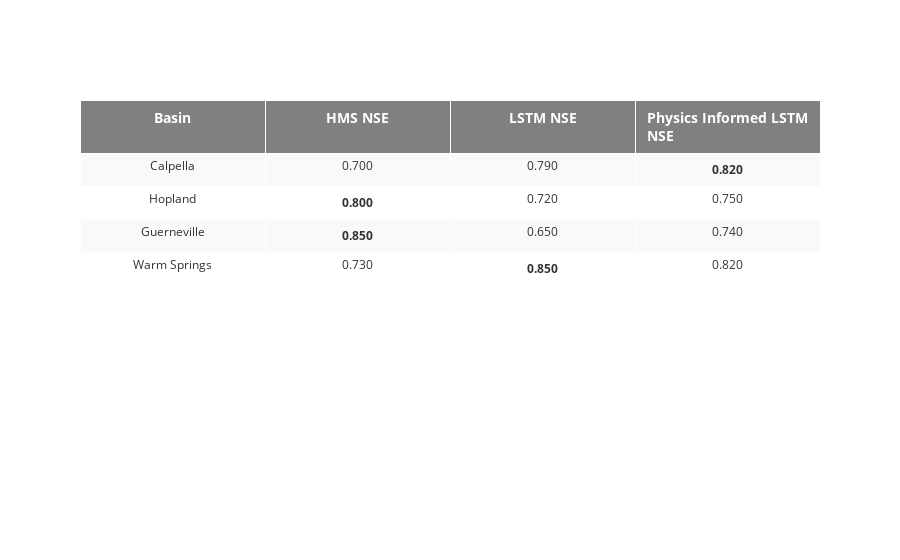

Notebook code for this chart:
### Markdown cell above
Once all the runs have been done get the NSE outputted by results and update nse_values with real values:

### Code cell
# Example usage: input the actual NSE Values
basins = ["Calpella", "Hopland", "Guerneville", "Warm Springs"]
models = ["HMS NSE", "LSTM NSE", "Physics Informed LSTM NSE"]
nse_values = [
    [0.70, 0.79, 0.82], #calpella --> updated with real numbers from calpella model notebook (includes all physics columns)
    [0.80, 0.72, 0.75], #hopland --> updated with real numbers from hopland model notebook (includes all physics columns)
    [0.85, 0.65, 0.74], #guerneville--> updated with real numbers from guerneville model notebook (includes full physics)
    [0.73, 0.85, 0.82], #warm springs --> updated with real numbers from warm_springs model notebook (includes all physics columns)
]

fig = create_nse_table(basins, models, nse_values)
fig.show()

### Figure 1 — Plotly figure (JSON) as saved in the notebook; plotly's stock layout.template omitted (floating-point values rounded to 4 significant figures)
{"data": [{"cells": {"align": "center", "fill": {"color": [["#F9F9F9", "#FFFFFF", "#F9F9F9", "#FFFFFF"], ["#F9F9F9", "#FFFFFF", "#F9F9F9", "#FFFFFF"], ["#F9F9F9", "#FFFFFF", "#F9F9F9", "#FFFFFF"], ["#F9F9F9", "#FFFFFF", "#F9F9F9", "#FFFFFF"]]}, "font": {"color": "#333333", "size": 12}, "values": [["Calpella", "Hopland", "Guerneville", "Warm Springs"], ["0.700", "<b>0.800</b>", "<b>0.850</b>", "0.730"], ["0.790", "0.720", "0.650", "<b>0.850</b>"], ["<b>0.820</b>", "0.750", "0.740", "0.820"]]}, "header": {"align": "center", "fill": {"color": "grey"}, "font": {"color": "white", "size": 14}, "values": ["<b>Basin</b>", "<b>HMS NSE</b>", "<b>LSTM NSE</b>", "<b>Physics Informed LSTM NSE</b>"]}, "type": "table"}], "layout": {}}
